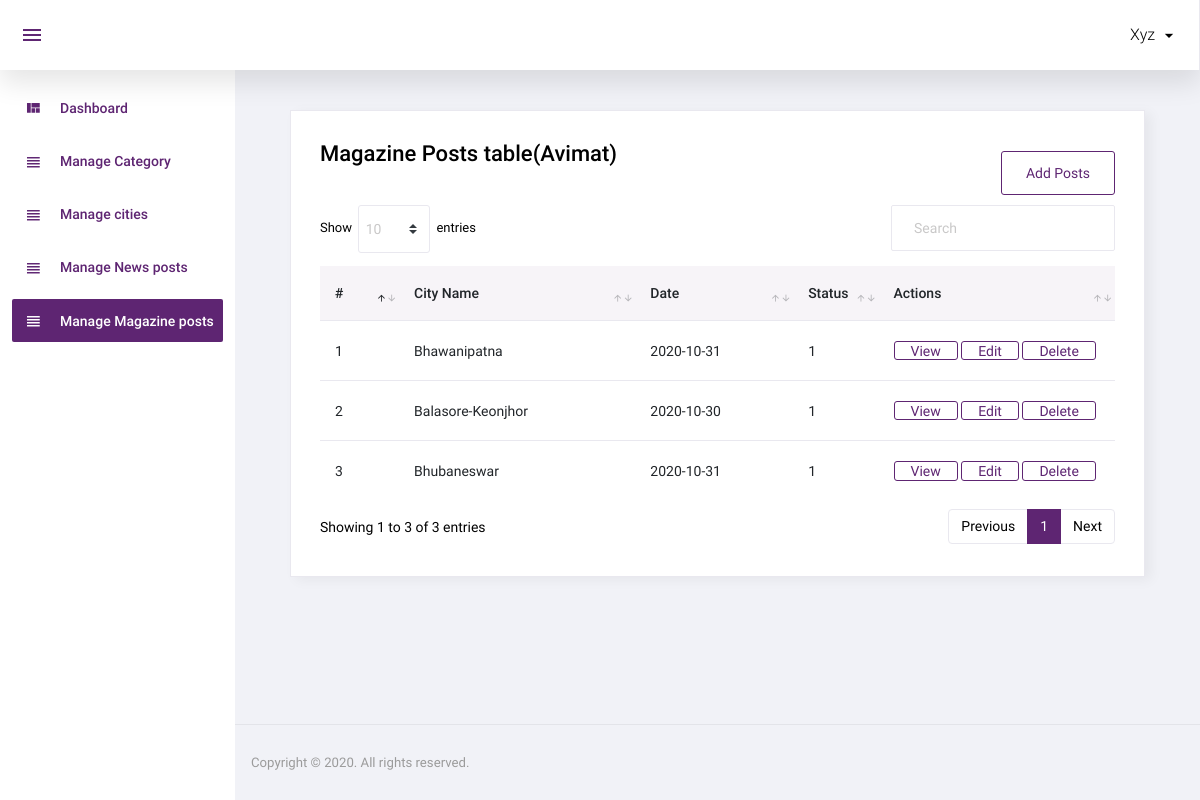
/admin/magazine_list.php (signed in), run on the app's committed database.
### tables this page shows
CREATE TABLE `magazine_posts` (
  `id` int(11) NOT NULL,
  `city_id` int(11) NOT NULL,
  `mag_date` date NOT NULL,
  `status` int(11) NOT NULL,
  `added_on` datetime NOT NULL
);

CREATE TABLE `cities` (
  `id` int(11) NOT NULL,
  `cat_id` int(11) NOT NULL,
  `city_name` varchar(255) NOT NULL,
  `status` int(5) NOT NULL,
  `added_on` datetime NOT NULL
);

### classes/DbConfig.php (called while the page is built, shortened)
<?php
class DbConfig
{
	private $_host = 'localhost';
	private $_username = 'root';
	private $_password = '';
	private $_database = 'news_manag';
	protected $connection;
	public function __construct()
	{	date_default_timezone_set('Asia/Kolkata');
		if (!isset($this->connection)) {
			$this->connection = new mysqli($this->_host, $this->_username, $this->_password, $this->_database);
		}
		return $this->connection;
	}
}
?>

### classes/Crud.php (called while the page is built, shortened)
<?php
include_once 'DbConfig.php';
class Crud extends DbConfig
{
	public function getData($query)
	{
		$result = $this->connection->query($query);
		$rows = array();
		while ($row = $result->fetch_assoc()) {
			$rows[] = $row;
		}
		return $rows;
	}
}

### admin/magazine_list.php (the view, shortened to what this page needs)
<?php
require('top.php');
$sql="SELECT magazine_posts.id,magazine_posts.mag_date,magazine_posts.status,cities.city_name from magazine_posts,cities where cities.id=magazine_posts.city_id order by magazine_posts.id desc";
$result=$crud->getData($sql);
?>
  <div class="container-fluid">
          <div class="card">
            <div class="card-body">
            <div style="display:flex; justify-content:space-between;">
              <h4 class="" style="">Magazine Posts table(Avimat)
              </h4>
              <div style="text-align:right; padding:10px 0;">
              <a href="add_magazine.php" class="add_link btn btn-outline-primary" >Add Posts</a>
              </div>
              </div>
              <div class="row grid_box">
                <div class="col-12">
                  <div class="table-responsive">
                    <table id="order-listing" class="table">
                      <thead>
                        <tr>
                            <th width="10%"> #</th>
                            <th width="30%">City Name</th>
                            <th width="20%">Date</th>
                            <th width="10%">Status</th>
                            <th width="30%" >Actions</th>
                        </tr>
                      </thead>
                      <tbody>
                        <?php
                        $i=1;
                        foreach ((array)$result as $res) {
                        ?>
                            <tr>
                                <td><?php echo $i?></td>
                                <td><?php echo $res['city_name']?></td>
                                <td><?php echo $res['mag_date']?></td>
                                <td><?php echo $res['status']?></td>
                                <td>
                                <a href="view_mag.php?id=<?php echo $res['id'] ?> "> <button class="btn btn-outline-primary">View</button></a>
                                <a href="edit_mag_post.php?id=<?php echo $res['id'] ?> "> <button class="btn btn-outline-primary">Edit</button></a>
                                <a href="magazine_list.php?id=<?php echo $res['id']?>" onclick="return confirm('Are you sure to delete?')"><button class="btn btn-outline-primary ">Delete</button></a>
                                </td>
                            </tr>
                        <?php
                            $i++;
                        }
                        ?>
                      </tbody>
                    </table>
                  </div>
				      </div>
              </div>
            </div>
          </div>
          </div>
<?php
require('footer.php');
?>

### admin/magazine_list.php (style rules this page uses)
td { word-break:break-word; }

### data on the page
magazine_posts: city.city_name "Bhawanipatna", mag_date "2020-10-31", status "1"
magazine_posts: city.city_name "Balasore-Keonjhor", mag_date "2020-10-30", status "1"
magazine_posts: city.city_name "Bhubaneswar", mag_date "2020-10-31", status "1"

### other printed values
$_SESSION['user_name'] "Xyz"
